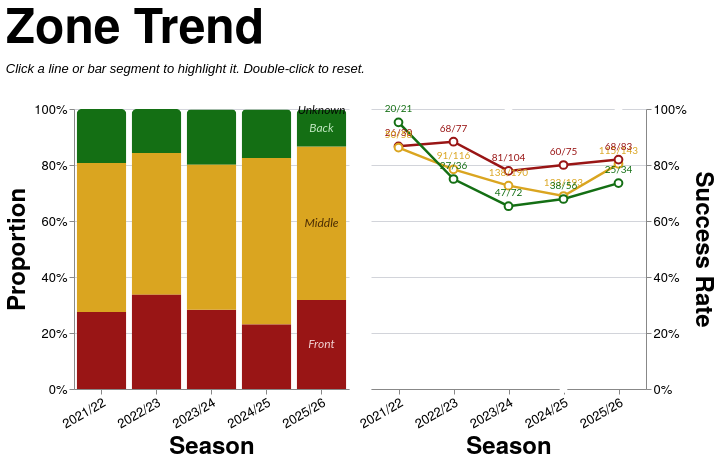

Specify this chart in Vega-Lite:
### Vega-Lite specification from a JSON file in a GitHub repository (floating-point values rounded to 4 significant figures; data arrays with more than 128 entries replaced by an {"elided": "..."} marker saying what was removed)
{"config": {"axis": {"labelFont": "PT Sans Narrow, Helvetica Neue, Helvetica, Arial, sans-serif", "titleFont": "PT Sans Narrow, Helvetica Neue, Helvetica, Arial, sans-serif", "labelFontSize": 13, "titleFontSize": 24, "gridColor": "#202947", "gridOpacity": 0.2, "zindex": 1}, "text": {"font": "Lato, sans-serif"}, "bar": {"cornerRadiusEnd": 5}, "header": {"labelFont": "PT Sans Narrow, Helvetica Neue, Helvetica, Arial, sans-serif", "titleFont": "PT Sans Narrow, Helvetica Neue, Helvetica, Arial, sans-serif", "labelFontSize": 24, "titleFontSize": 28, "labelFontWeight": "bold", "orient": "left"}, "legend": {"labelFont": "PT Sans Narrow, Helvetica Neue, Helvetica, Arial, sans-serif", "titleFont": "PT Sans Narrow, Helvetica Neue, Helvetica, Arial, sans-serif", "labelFontSize": 14, "titleFontSize": 16, "titlePadding": 5, "fillColor": "white", "strokeColor": "black", "padding": 10, "titleFontWeight": "lighter", "titleFontStyle": "italic", "titleColor": "gray", "offset": 10}, "title": {"font": "PT Sans Narrow, Helvetica Neue, Helvetica, Arial, sans-serif", "fontSize": 48, "fontWeight": "bold", "anchor": "start", "align": "center", "titlePadding": 20, "subtitlePadding": 10, "subtitleFontSize": 13, "subtitleColor": "", "subtitleFontStyle": "italic", "offset": 15, "color": "black"}, "axisX": {"labelAngle": 0}, "facet": {"title": null, "header": null, "align": {"row": "each", "column": "each"}, "spacing": 10}, "resolve": {"scale": {"y": "independent", "facet": "independent"}}, "background": "transparent", "scale": {"offsetBandPaddingOuter": 0.2, "offsetBandPaddingInner": 0.1}, "view": {"stroke": null, "background": "transparent"}}, "hconcat": [{"layer": [{"mark": {"type": "bar", "opacity": 0.85}, "encoding": {"color": {"field": "area", "legend": null, "scale": {"domain": ["Front", "Middle", "Back"], "range": ["#991515", "goldenrod", "#146f14"]}, "sort": ["Front", "Middle", "Back"], "type": "nominal"}, "opacity": {"condition": {"param": "param_11", "value": 1.0, "empty": true}, "value": 0.2}, "order": {"field": "stack_order", "sort": "ascending", "type": "quantitative"}, "stroke": {"value": "transparent"}, "tooltip": [{"field": "season", "title": "Season", "type": "nominal"}, {"field": "area", "title": "Zone", "type": "nominal"}, {"field": "attempts", "format": ",.0f", "title": "Attempts", "type": "quantitative"}, {"field": "won", "format": ",.0f", "title": "Won", "type": "quantitative"}, {"field": "success_rate", "format": ".1%", "title": "Success Rate", "type": "quantitative"}], "x": {"axis": {"labelAngle": -30}, "field": "season", "sort": ["2021/22", "2022/23", "2023/24", "2024/25", "2025/26"], "title": "Season", "type": "nominal"}, "y": {"axis": {"format": "%", "orient": "left"}, "field": "attempts", "stack": "normalize", "title": "Proportion", "type": "quantitative"}}, "name": "view_9", "transform": [{"filter": "(loSquad == 'All' || datum.squad == loSquad) && (loGameType == 'All' || (loGameType == 'League + Cup' && (datum.game_type == 'League' || datum.game_type == 'Cup')) || (loGameType == 'League only' && datum.game_type == 'League') || datum.game_type == loGameType) && (loThrower == 'All' || datum.thrower == loThrower) && (loJumper == 'All' || datum.jumper == loJumper) && (loNumbers == 'All' || datum.numbers == loNumbers)"}, {"aggregate": [{"op": "count", "as": "attempts"}, {"op": "sum", "field": "won", "as": "won"}], "groupby": ["season", "area"]}, {"calculate": "datum.won / datum.attempts", "as": "success_rate"}, {"calculate": "datum.won + '/' + datum.attempts", "as": "won_attempts_label"}, {"calculate": "datum.area == 'Front' ? 0 : datum.area == 'Middle' ? 1 : datum.area == 'Back' ? 2 : 999", "as": "stack_order"}]}, {"mark": {"type": "text", "align": "center", "baseline": "middle", "fontSize": 12, "fontStyle": "italic"}, "encoding": {"color": {"field": "text_label_color", "legend": null, "scale": null, "type": "nominal"}, "opacity": {"condition": {"param": "param_11", "value": 0.9, "empty": true}, "value": 0.3}, "text": {"field": "area", "type": "nominal"}, "x": {"axis": {"labelAngle": -30}, "field": "season", "sort": ["2021/22", "2022/23", "2023/24", "2024/25", "2025/26"], "title": "Season", "type": "nominal"}, "y": {"field": "mid_y", "scale": {"domain": [0, 1]}, "type": "quantitative"}}, "transform": [{"filter": "(loSquad == 'All' || datum.squad == loSquad) && (loGameType == 'All' || (loGameType == 'League + Cup' && (datum.game_type == 'League' || datum.game_type == 'Cup')) || (loGameType == 'League only' && datum.game_type == 'League') || datum.game_type == loGameType) && (loThrower == 'All' || datum.thrower == loThrower) && (loJumper == 'All' || datum.jumper == loJumper) && (loNumbers == 'All' || datum.numbers == loNumbers)"}, {"aggregate": [{"op": "count", "as": "attempts"}, {"op": "sum", "field": "won", "as": "won"}], "groupby": ["season", "area"]}, {"calculate": "datum.won / datum.attempts", "as": "success_rate"}, {"calculate": "datum.won + '/' + datum.attempts", "as": "won_attempts_label"}, {"calculate": "datum.area == 'Front' ? 0 : datum.area == 'Middle' ? 1 : datum.area == 'Back' ? 2 : 999", "as": "stack_order"}, {"joinaggregate": [{"op": "sum", "field": "attempts", "as": "season_total"}], "groupby": ["season"]}, {"calculate": "datum.attempts / datum.season_total", "as": "proportion"}, {"window": [{"op": "sum", "field": "proportion", "as": "cum_prop"}], "frame": [null, 0], "groupby": ["season"], "sort": [{"field": "stack_order", "order": "ascending"}]}, {"calculate": "datum.cum_prop - datum.proportion / 2", "as": "mid_y"}, {"calculate": "datum.area == 'Front' ? '#fce8e8' : datum.area == 'Middle' ? '#3d2000' : datum.area == 'Back' ? '#d4f5d4' : 'black'", "as": "text_label_color"}, {"calculate": "toNumber(split(datum.season, '/')[0])", "as": "season_order_num"}, {"window": [{"op": "row_number", "field": "", "as": "season_rank"}], "groupby": ["area"], "sort": [{"field": "season_order_num", "order": "descending"}]}, {"filter": "datum.season_rank == 1"}]}], "height": 280, "width": {"step": 55}}, {"layer": [{"mark": {"type": "line", "point": {"fill": "white", "filled": false, "size": 60}, "strokeWidth": 2.5}, "encoding": {"color": {"field": "area", "legend": null, "scale": {"domain": ["Front", "Middle", "Back"], "range": ["#991515", "goldenrod", "#146f14"]}, "sort": ["Front", "Middle", "Back"], "type": "nominal"}, "detail": {"field": "area", "type": "nominal"}, "opacity": {"condition": {"param": "param_11", "value": 1.0, "empty": true}, "value": 0.2}, "tooltip": [{"field": "season", "title": "Season", "type": "nominal"}, {"field": "area", "title": "Zone", "type": "nominal"}, {"field": "attempts", "format": ",.0f", "title": "Attempts", "type": "quantitative"}, {"field": "won", "format": ",.0f", "title": "Won", "type": "quantitative"}, {"field": "success_rate", "format": ".1%", "title": "Success Rate", "type": "quantitative"}], "x": {"axis": {"labelAngle": -30}, "field": "season", "sort": ["2021/22", "2022/23", "2023/24", "2024/25", "2025/26"], "title": "Season", "type": "nominal"}, "y": {"axis": {"format": "%", "orient": "right"}, "field": "success_rate", "scale": {"domainMax": 1, "nice": true}, "title": "Success Rate", "type": "quantitative"}}, "name": "view_10", "transform": [{"filter": "(loSquad == 'All' || datum.squad == loSquad) && (loGameType == 'All' || (loGameType == 'League + Cup' && (datum.game_type == 'League' || datum.game_type == 'Cup')) || (loGameType == 'League only' && datum.game_type == 'League') || datum.game_type == loGameType) && (loThrower == 'All' || datum.thrower == loThrower) && (loJumper == 'All' || datum.jumper == loJumper) && (loNumbers == 'All' || datum.numbers == loNumbers)"}, {"aggregate": [{"op": "count", "as": "attempts"}, {"op": "sum", "field": "won", "as": "won"}], "groupby": ["season", "area"]}, {"calculate": "datum.won / datum.attempts", "as": "success_rate"}, {"calculate": "datum.won + '/' + datum.attempts", "as": "won_attempts_label"}]}, {"mark": {"type": "text", "align": "center", "baseline": "bottom", "dy": -8, "fontSize": 10}, "encoding": {"color": {"field": "area", "legend": null, "scale": {"domain": ["Front", "Middle", "Back"], "range": ["#991515", "goldenrod", "#146f14"]}, "sort": ["Front", "Middle", "Back"], "type": "nominal"}, "detail": {"field": "area", "type": "nominal"}, "opacity": {"condition": {"param": "param_11", "value": 1.0, "empty": true}, "value": 0.2}, "text": {"field": "won_attempts_label", "type": "nominal"}, "x": {"axis": {"labelAngle": -30}, "field": "season", "sort": ["2021/22", "2022/23", "2023/24", "2024/25", "2025/26"], "title": "Season", "type": "nominal"}, "y": {"axis": {"format": "%", "orient": "right"}, "field": "success_rate", "scale": {"domainMax": 1, "nice": true}, "title": "Success Rate", "type": "quantitative"}}, "transform": [{"filter": "(loSquad == 'All' || datum.squad == loSquad) && (loGameType == 'All' || (loGameType == 'League + Cup' && (datum.game_type == 'League' || datum.game_type == 'Cup')) || (loGameType == 'League only' && datum.game_type == 'League') || datum.game_type == loGameType) && (loThrower == 'All' || datum.thrower == loThrower) && (loJumper == 'All' || datum.jumper == loJumper) && (loNumbers == 'All' || datum.numbers == loNumbers)"}, {"aggregate": [{"op": "count", "as": "attempts"}, {"op": "sum", "field": "won", "as": "won"}], "groupby": ["season", "area"]}, {"calculate": "datum.won / datum.attempts", "as": "success_rate"}, {"calculate": "datum.won + '/' + datum.attempts", "as": "won_attempts_label"}]}], "height": 280, "width": {"step": 55}}], "data": {"name": "data-c74d2511dedb0b323cc0d84fdacd1a93"}, "params": [{"name": "loSquad", "value": "All"}, {"name": "loSeason", "value": "All"}, {"name": "loGameType", "value": "All"}, {"name": "loThrower", "value": "All"}, {"name": "loJumper", "value": "All"}, {"name": "loArea", "value": "All"}, {"name": "loNumbers", "value": "All"}, {"name": "param_11", "select": {"type": "point", "clear": "dblclick", "fields": ["area"], "on": "click"}, "views": ["view_9", "view_10"]}], "resolve": {"scale": {"color": "shared"}}, "spacing": 8, "title": {"text": "Zone Trend", "subtitle": "Click a line or bar segment to highlight it. Double-click to reset."}, "$schema": "https://vega.github.io/schema/vega-lite/v5.20.1.json", "datasets": {"data-c74d2511dedb0b323cc0d84fdacd1a93": {"elided": "1291 records"}}}
